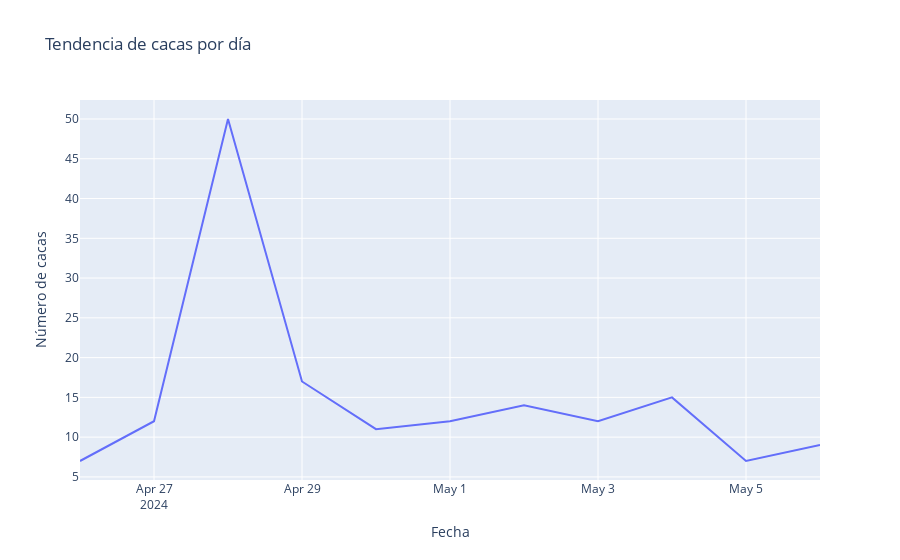

The notebook cell saved with this chart:
### Code cell
# 3. Gráfica de líneas: "Tendencia de cacas por día"
df_diario = df.groupby(df['fecha'].dt.date).size().reset_index(name='count')
fig_tendencia = px.line(df_diario, x='fecha', y='count',
                        labels={'fecha': 'Fecha', 'count': 'Número de cacas'},
                        title='Tendencia de cacas por día')
fig_tendencia.show()

### Figure 1 — Plotly figure (JSON) as saved in the notebook; plotly's stock layout.template omitted (floating-point values rounded to 4 significant figures)
{"data": [{"hovertemplate": "Fecha=%{x}<br>Número de cacas=%{y}<extra></extra>", "legendgroup": "", "line": {"color": "#636efa", "dash": "solid"}, "marker": {"symbol": "circle"}, "mode": "lines", "name": "", "orientation": "v", "showlegend": false, "type": "scatter", "x": ["2024-04-26", "2024-04-27", "2024-04-28", "2024-04-29", "2024-04-30", "2024-05-01", "2024-05-02", "2024-05-03", "2024-05-04", "2024-05-05", "2024-05-06"], "xaxis": "x", "y": [7, 12, 50, 17, 11, 12, 14, 12, 15, 7, 9], "yaxis": "y"}], "layout": {"legend": {"tracegroupgap": 0}, "title": {"text": "Tendencia de cacas por día"}, "xaxis": {"anchor": "y", "domain": [0, 1], "title": {"text": "Fecha"}}, "yaxis": {"anchor": "x", "domain": [0, 1], "title": {"text": "Número de cacas"}}}}
